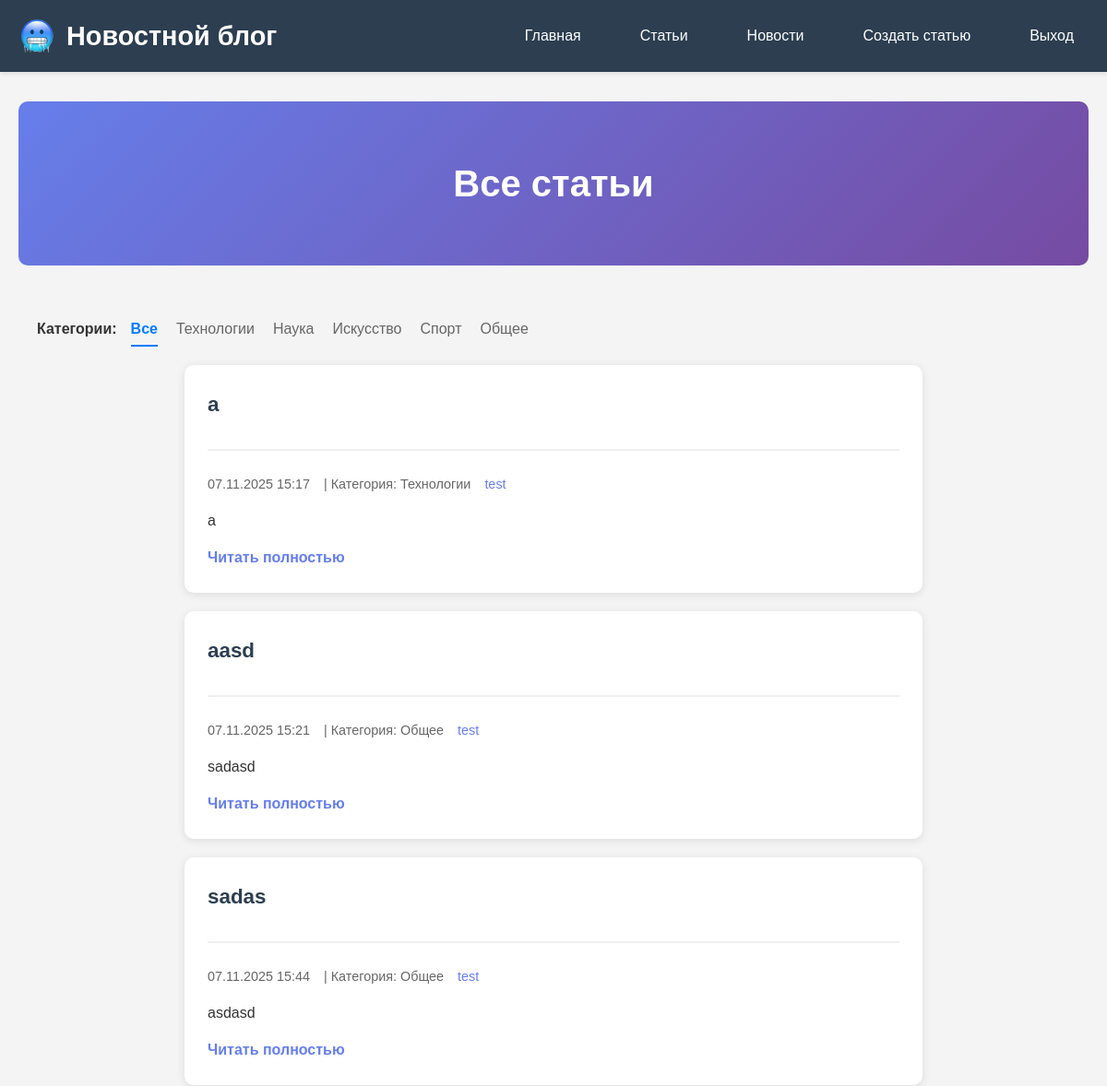
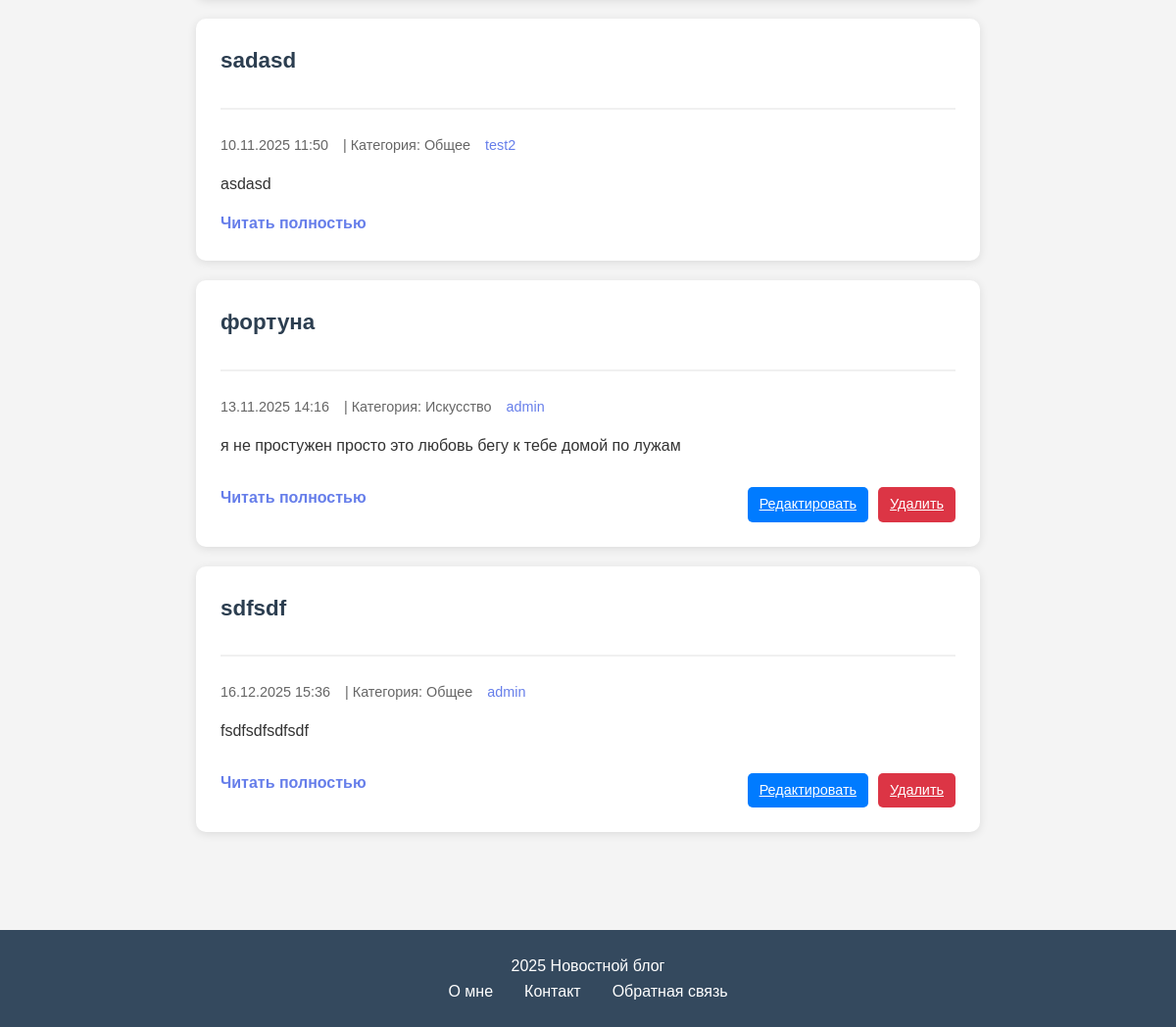
Screenshot of /articles/ (signed in) with the database file from the repository (2 pictures, top to bottom).
### main/models.py (models this page shows, shortened)
class Article(models.Model):
    CATEGORY_CHOICES = [
        ('technology', 'Технологии'),
        ('science', 'Наука'),
        ('art', 'Искусство'),
        ('sports', 'Спорт'),
        ('general', 'Общее'),
    ]
    title = models.CharField(max_length=200)
    text = models.TextField()
    created_date = models.DateTimeField(default=timezone.now)
    user = models.ForeignKey(User, on_delete=models.CASCADE, related_name='articles')
    category = models.CharField(
        max_length=50,
        choices=CATEGORY_CHOICES,
        default='general'
    )

### main/views.py (the view)
# urls.py: path('articles/', views.articles_list, name='articles_list'),
def articles_list(request, category=None):
    if category:
        articles = Article.objects.filter(category=category)
    else:
        articles = Article.objects.all()
    return render(request, 'main/articles_list.html', {
        'articles': articles,
        'current_category': category
    })

### main/templates/main/articles_list.html (shortened to what this page needs)
{% extends 'main/base.html' %}
{% load static %}
{% block content %}
<div class="page-header">
    <h2 style = "padding: 25px;">Все статьи</h2>
</div>
<div class="categories-minimal">
  <strong style="margin-top: 4px">Категории:</strong>
  <div class="category-links">
    <a href="{% url 'articles_list' %}" class="link {% if not current_category %}active{% endif %}">Все</a>
    <a href="{% url 'articles_by_category' 'technology' %}" class="link {% if current_category == 'technology' %}active{% endif %}">Технологии</a>
    <a href="{% url 'articles_by_category' 'science' %}" class="link {% if current_category == 'science' %}active{% endif %}">Наука</a>
    <a href="{% url 'articles_by_category' 'art' %}" class="link {% if current_category == 'art' %}active{% endif %}">Искусство</a>
    <a href="{% url 'articles_by_category' 'sport' %}" class="link {% if current_category == 'sport' %}active{% endif %}">Спорт</a>
    <a href="{% url 'articles_by_category' 'general' %}" class="link {% if current_category == 'general' %}active{% endif %}">Общее</a>
  </div>
</div>
<div class="news-container">
    {% for article in articles %}
    <div class="news-item">
        <div class="news-header">
            <h3 class="news-title">
                <a href="{% url 'article_detail' article.id %}">{{ article.title }}</a>
                {% now "Y-m-d" as today %}
            </h3>
        </div>
        <div class="news-meta article-meta-extended">
            <span class="news-date"> {{ article.created_date|date:"d.m.Y H:i" }}</span>
            <span class="article">| Категория: {{ article.get_category_display }}</span>
            <a href="{% url 'author_articles' article.user.id %}" class="article-author" style="text-decoration: none;"> {{ article.user.username }}</a>
        </div>
        <div class="news-content">
            {{ article.text|truncatewords:50 }}
        </div>
        <div style="display: flex; justify-content: space-between; align-items: center; margin-top: 15px;">
            <a href="{% url 'article_detail' article.id %}" class="read-more">Читать полностью</a>
            {% if user.is_authenticated and user == article.user %}
            <div class="article-actions">
                <a href="{% url 'edit_article' article.id %}" class="btn-primary" style="padding: 6px 12px; font-size: 0.9rem; background: #007bff;">Редактировать</a>
                <a href="{% url 'delete_article' article.id %}" class="btn-primary" style="padding: 6px 12px; font-size: 0.9rem; background: #dc3545;">Удалить</a>
            </div>
            {% endif %}
        </div>
    </div>
    {% empty %}
    <div class="no-articles">
        <h3>Статьи не найдены</h3>
    </div>
    {% endfor %}
</div>
{% endblock %}

### main/static/main/css/style.css (style rules this page uses)
* { margin: 0; padding: 0; box-sizing: border-box; }
body { font-family: 'Arial', sans-serif; line-height: 1.6; color: #333; background-color: #f4f4f4; }
.btn-primary { background-color: #e74c3c; color: white; padding: 12px 30px; border: none; border-radius: 5px; font-size: 1.1rem; cursor: pointer; transition: background-color 0.3s; }
.page-header { text-align: center; margin-bottom: 2rem; padding: 2rem 0; background: linear-gradient(135deg, #667eea 0%, #764ba2 100%); color: white; border-radius: 10px; }
.page-header h2 { font-size: 2.5rem; }
.news-container { max-width: 800px; margin: 0 auto; }
.news-item { background: white; padding: 25px; margin-bottom: 20px; border-radius: 10px; box-shadow: 0 2px 10px rgba(0,0,0,0.1); transition: transform 0.3s ease; }
.news-title { margin-bottom: 10px; }
.news-title a { text-decoration: none; color: #2c3e50; font-size: 1.4rem; }
.news-meta { margin-bottom: 15px; color: #666; font-size: 0.9rem; }
.news-content { line-height: 1.6; color: #333; margin-bottom: 15px; }
.read-more { color: #667eea; text-decoration: none; font-weight: 600; }
.news-header { border-bottom: 2px solid #f0f0f0; padding-bottom: 20px; margin-bottom: 25px; }
.article-actions { display: flex; gap: 10px; margin-top: 15px; }
.article-meta-extended { display: flex; gap: 15px; flex-wrap: wrap; }
.article-author { color: #667eea; font-weight: 500; }
.categories-minimal { display: flex; gap: 15px; padding: 20px; font-family: Arial, sans-serif; }
.category-links { display: flex; gap: 20px; }
.link { color: #666; text-decoration: none; padding: 4px 0; border-bottom: 2px solid transparent; transition: all 0.3s; }
.link.active { color: #007bff; border-bottom-color: #007bff; font-weight: bold; }

### rows the page displays
Article: title "a", created_date "07.11.2025 15:17", category "Технологии", user.username "test", text "a"
Article: title "aasd", created_date "07.11.2025 15:21", category "Общее", user.username "test", text "sadasd"
Article: title "sadas", created_date "07.11.2025 15:44", category "Общее", user.username "test", text "asdasd"
Article: title "sadasd", created_date "10.11.2025 11:50", category "Общее", user.username "test2", text "asdasd"
Article: title "фортуна", created_date "13.11.2025 14:16", category "Искусство", user.username "admin", text "я не простужен просто это любовь бегу к тебе домой по лужам", shows "Редактировать"
Article: title "sdfsdf", created_date "16.12.2025 15:36", category "Общее", user.username "admin", text "fsdfsdfsdfsdf", shows "Редактировать"
